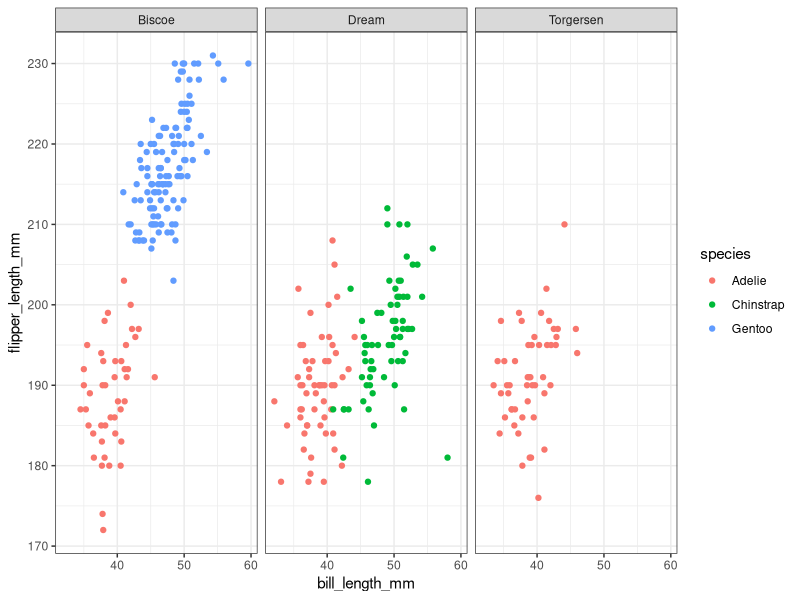

Here is the R script that generated this plot:
#I am just going to write a bunch of bullshit here

library(palmerpenguins)
library(tidyverse)

data<-palmerpenguins::penguins
str(data)

ggplot(data) +
  geom_point(aes(x=bill_length_mm,y=flipper_length_mm,colour=species)) +
  facet_wrap(~island) +
  theme_bw()
